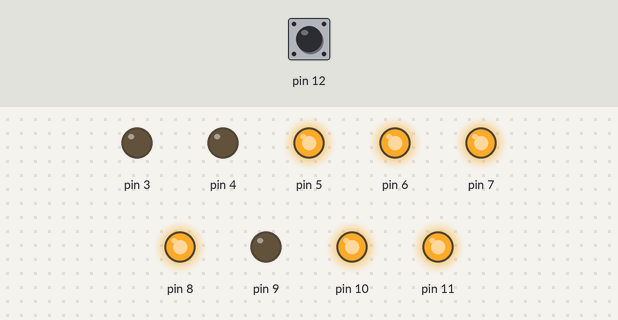
The sketch below on a simulated Arduino Uno, built with avr-gcc and run on an emulated ATmega328P. Shown: output pins drawn as LEDs (lit = HIGH). The test bench sets the inputs (shaded band); at power-on: pin 12 HIGH. What the sketch prints to the serial monitor is not drawn.

Above: at 1.2 s.
1.3 s: pin 12 pulled LOW for 0.15 s
At 1.36 s:
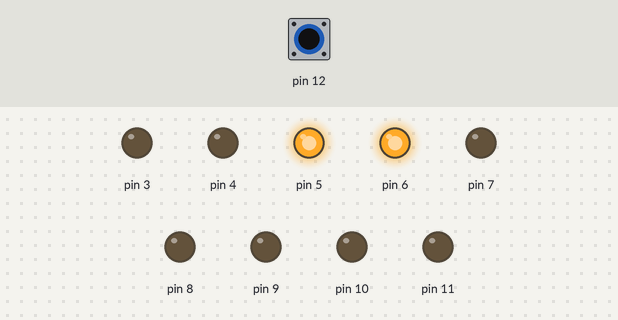
4.3 s: pin 12 pulled LOW for 1 s
At 4.38 s:
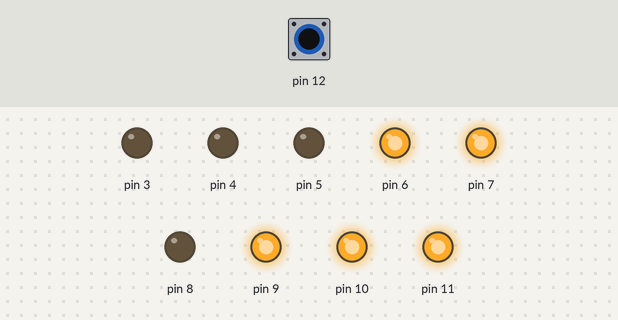
7.3 s: pin 12 pulled LOW for 0.15 s
At 7.41 s:
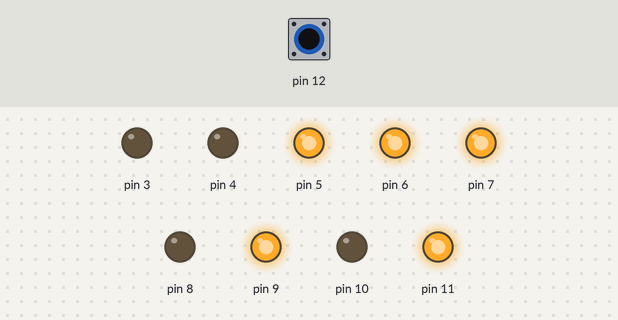
10.3 s: pin 12 pulled LOW for 3.2 s
At 10.43 s:
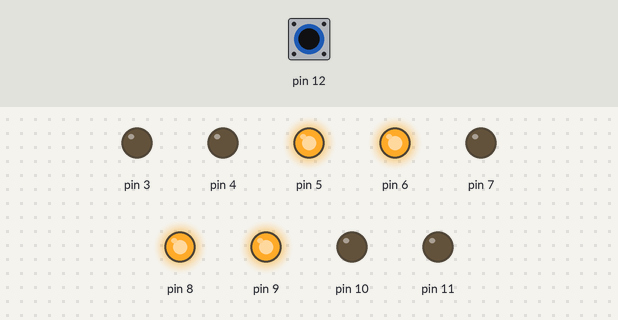
15.0 s: pin 12 pulled LOW for 0.15 s
At 15.28 s:
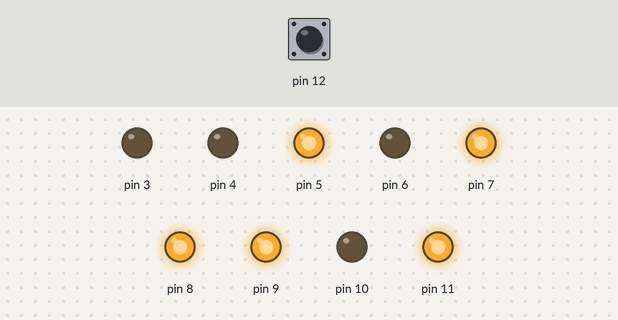
18.0 s: pin 12 pulled LOW for 1 s
At 18.3 s:
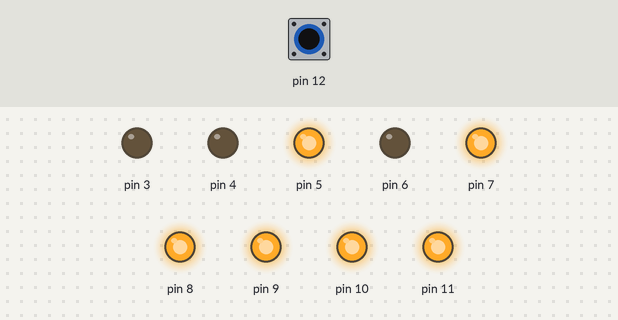
Timing chart, 0 to 22.0 s (numbered marks = the images above; inputs shaded):
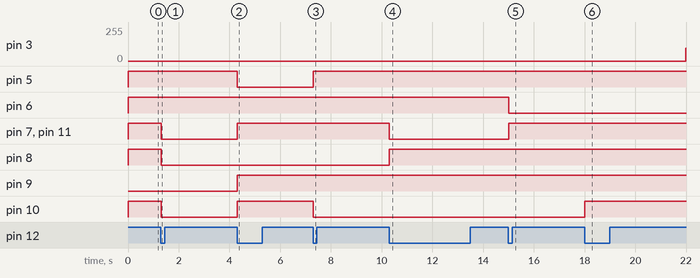

Measured:
- after the input at 1.3 s, pin 3: stays 0/255 (without the input it goes to 136/255 after 3.0 s); pin 7, pin 8, pin 10, pin 11: HIGH → LOW at once
- after the input at 4.3 s, pin 3: stays 0/255 (without the input it goes to 198/255 after 3.0 s); pin 5: HIGH → LOW at once; pin 7, pin 9–11: LOW → HIGH at once
- after the input at 7.3 s, pin 3: stays 0/255 (without the input it goes to 249/255 after 3.0 s); pin 5: LOW → HIGH at once; pin 10: HIGH → LOW at once
- after the input at 10.3 s, pin 3: stays 0/255 (without the input it goes to 86/255 after 3.7 s); pin 7, pin 11: HIGH → LOW at once; pin 8: LOW → HIGH at once
- after the input at 15.0 s, pin 3: stays 0/255 (without the input it goes to 157/255 after 3.0 s); pin 6: HIGH → LOW at once; pin 7, pin 11: LOW → HIGH at once
- after the input at 18.0 s, pin 3: stays 0/255 (without the input it goes to 178/255 after 3.7 s); pin 10: LOW → HIGH at once

The sketch:

button_counter.ino
```cpp
int number=0 ;
boolean buttonUp = true ;
int PWM = 0 ;

void setup() {
  for(int i=3;i<=11;i-=-1){
    pinMode(i,OUTPUT) ;
  }
  pinMode(12, INPUT) ;
  digitalWrite(12, HIGH) ;
  Serial.begin(9600) ;
}

void loop() {

  if(digitalRead(12)!=HIGH && buttonUp==true){
    number++ ;
    buttonUp = false ;
  }
  else if(digitalRead(12)==HIGH && buttonUp!=true){
    buttonUp = true;
  }

  if(number==10)
    number = 0 ;

  Serial.println(number) ;
  switch(number){
    case 1 :
      digitalWrite(5, HIGH) ;
      digitalWrite(6, HIGH) ;
      digitalWrite(7, LOW) ;
      digitalWrite(8, LOW) ;
      digitalWrite(9, LOW) ;
      digitalWrite(10, LOW) ;
      digitalWrite(11, LOW) ;
      break ;
    case 2 :
      digitalWrite(5, LOW) ;
      digitalWrite(6, HIGH) ;
      digitalWrite(7, HIGH) ;
      digitalWrite(8, LOW) ;
      digitalWrite(9, HIGH) ;
      digitalWrite(10, HIGH) ;
      digitalWrite(11, HIGH) ;
      break ;
    case 3 :
      digitalWrite(5, HIGH) ;
      digitalWrite(6, HIGH) ;
      digitalWrite(7, HIGH) ;
      digitalWrite(8, LOW) ;
      digitalWrite(9, HIGH) ;
      digitalWrite(10, LOW) ;
      digitalWrite(11, HIGH) ;
      break ;
    case 4 :
      digitalWrite(5, HIGH) ;
      digitalWrite(6, HIGH) ;
      digitalWrite(7, LOW) ;
      digitalWrite(8, HIGH) ;
      digitalWrite(9, HIGH) ;
      digitalWrite(10, LOW) ;
      digitalWrite(11, LOW) ;
      break ;
    case 5 :
      digitalWrite(5, HIGH) ;
      digitalWrite(6, LOW) ;
      digitalWrite(7, HIGH) ;
      digitalWrite(8, HIGH) ;
      digitalWrite(9, HIGH) ;
      digitalWrite(10, LOW) ;
      digitalWrite(11, HIGH) ;
      break ;
    case 6 :
      digitalWrite(5, HIGH) ;
      digitalWrite(6, LOW) ;
      digitalWrite(7, HIGH) ;
      digitalWrite(8, HIGH) ;
      digitalWrite(9, HIGH) ;
      digitalWrite(10, HIGH) ;
      digitalWrite(11, HIGH) ;
      break ;
    case 7 :
      digitalWrite(5, HIGH) ;
      digitalWrite(6, HIGH) ;
      digitalWrite(7, HIGH) ;
      digitalWrite(8, HIGH) ;
      digitalWrite(9, LOW) ;
      digitalWrite(10, LOW) ;
      digitalWrite(11, LOW) ;
      break ;
    case 8 :
      digitalWrite(5, HIGH) ;
      digitalWrite(6, HIGH) ;
      digitalWrite(7, HIGH) ;
      digitalWrite(8, HIGH) ;
      digitalWrite(9, HIGH) ;
      digitalWrite(10, HIGH) ;
      digitalWrite(11, HIGH) ;
      break ;
    case 9 :
      digitalWrite(5, HIGH) ;
      digitalWrite(6, HIGH) ;
      digitalWrite(7, HIGH) ;
      digitalWrite(8, HIGH) ;
      digitalWrite(9, HIGH) ;
      digitalWrite(10, LOW) ;
      digitalWrite(11, HIGH) ;
      break ;
    case 0 :
      digitalWrite(5, HIGH) ;
      digitalWrite(6, HIGH) ;
      digitalWrite(7, HIGH) ;
      digitalWrite(8, HIGH) ;
      digitalWrite(9, LOW) ;
      digitalWrite(10, HIGH) ;
      digitalWrite(11, HIGH) ;
      break ;
  }

  if(0<=PWM && PWM<=510){
    if(PWM<=255)
      analogWrite(3, PWM) ;
    else
      analogWrite(3, 510-PWM) ;
    PWM++ ;
  }
  else {
    PWM = 0 ;
  }
}
```
